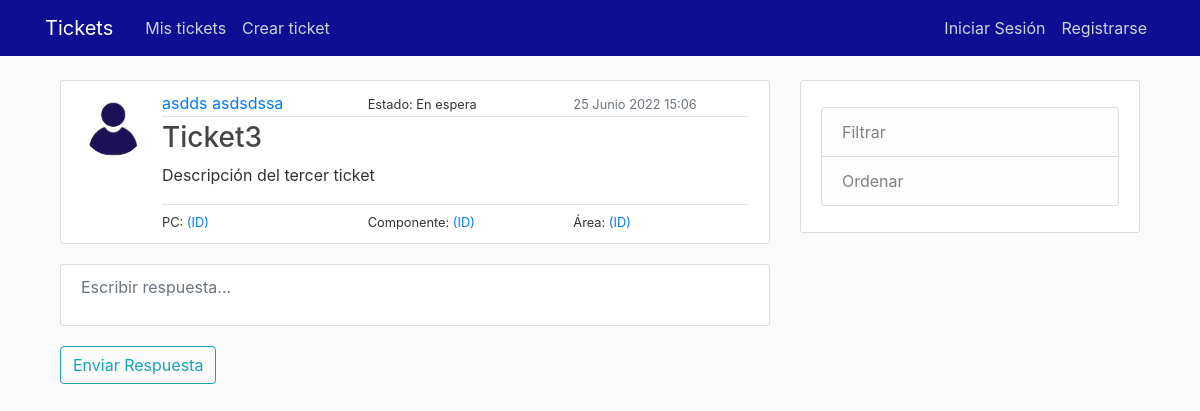
/ticket/3/, run on the app's committed database.
### bandeja/models.py (models this page shows, shortened)
class Ticket(models.Model):
    titulo = models.CharField(max_length=100)
    descripcion = models.TextField(max_length=5000)
    fecha = models.DateTimeField(default=timezone.now)
    autor = models.ForeignKey(User, on_delete=models.RESTRICT)

### usuarios/models.py (models this page shows, shortened)
class Perfil(models.Model):
    usuario = models.OneToOneField(User, on_delete=models.CASCADE)
    imagen = models.ImageField(default='perfil-default.jpg', upload_to='fotos-perfil')
    legajo = models.IntegerField(blank=True, null=True)
    telefono = models.IntegerField(blank=True, null=True)

### bandeja/views.py (the view)
# urls.py: path('ticket/<int:pk>/', DetailViewTicket.as_view(), name='ticket-detail'),
class DetailViewTicket(DetailView):
    model = Ticket

### bandeja/templates/bandeja/ticket_detail.html
{% extends "bandeja/base.html" %}
{% block content %}
    <article class="media content-section">
        <img class="rounded-circle article-img" src="{{ object.autor.perfil.imagen.url }}" alt="">
        <div class="media-body">
            <div class="article-metadata mr-auto">
                <div class="row">
                    <div class="col-sm">
                        <a class="mr-2" href="#">{{ object.autor.first_name }} {{ object.autor.last_name }}</a>
                    </div>
                    <div class="col-sm">
                        <small>Estado: En espera</small>
                    </div>
                    <div class="col-sm">
                        <small class="text-muted">{{ object.fecha }}</small>
                    </div>
                </div>
            </div>
            <div class="article-metadata mr-auto">
                <h3>{{ object.titulo }}</h3>
                <p class="article-content">{{ object.descripcion }}</p>
            </div>
            <div class="mr-auto">
                <div class="row">
                    <div class="col-sm">
                        <small>PC: <a href="#">(ID)</a></small>
                    </div>
                    <div class="col-sm">
                        <small>Componente: <a href="#">(ID)</a></small>
                    </div>
                    <div class="col-sm">
                        <small>Área: <a href="#">(ID)</a></small>
                    </div>
                </div>
            </div>
        </div>
    </article>
    <article class="media content-section">
        <p class="article-content text-muted">Escribir respuesta...</p>
    </article>
    <button class="btn btn-outline-info" type="submit">Enviar Respuesta</button>
{% endblock content %}

### bandeja/static/gestion/main.css (style rules this page uses)
body { background: #fafafa; color: #333333; margin-top: 5rem; }
h1, h2, h3, h4, h5, h6 { color: #444444; }
.content-section { background: #ffffff; padding: 10px 20px; border: 1px solid #dddddd; border-radius: 3px; margin-bottom: 20px; }
.article-content { white-space: pre-line; }
.article-img { height: 65px; width: 65px; margin-right: 16px; }
.article-metadata { padding-bottom: 1px; margin-bottom: 4px; border-bottom: 1px solid #e3e3e3 }

### data on the page
Ticket: autor.perfil.imagen (placeholder picture), autor.first_name "asdds", autor.last_name "asdsdssa", fecha "25 Junio 2022 15:06", titulo "Ticket3", descripcion "Descripción del tercer ticket"
